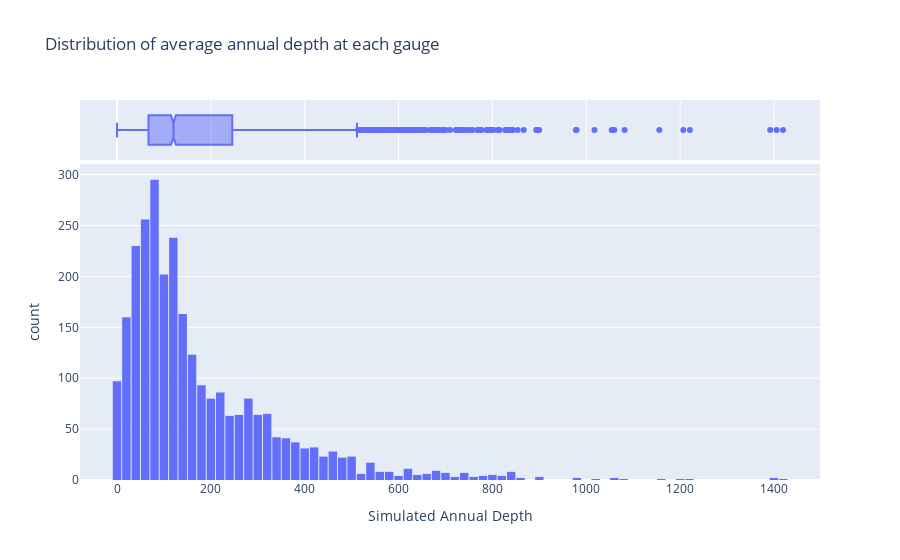

The notebook cell saved with this chart:
### Code cell
import plotly.express as px
fig = px.histogram(df_addy, 
                   x='Simulated Annual Depth', 
                   marginal='box',
                   
                   title='Distribution of average annual depth at each gauge')
fig.update_layout(bargap=0.1)
fig.show()

### Figure 1 — Plotly figure (JSON) as saved in the notebook; plotly's stock layout.template omitted (floating-point values rounded to 4 significant figures; data arrays with more than 128 entries replaced by an {"elided": "..."} marker saying what was removed)
{"data": [{"alignmentgroup": "True", "bingroup": "x", "hovertemplate": "Simulated Annual Depth=%{x}<br>count=%{y}<extra></extra>", "legendgroup": "", "marker": {"color": "#636efa", "pattern": {"shape": ""}}, "name": "", "offsetgroup": "", "orientation": "v", "showlegend": false, "type": "histogram", "x": {"elided": "2770 float values"}, "xaxis": "x", "yaxis": "y"}, {"alignmentgroup": "True", "hovertemplate": "Simulated Annual Depth=%{x}<extra></extra>", "legendgroup": "", "marker": {"color": "#636efa"}, "name": "", "notched": true, "offsetgroup": "", "showlegend": false, "type": "box", "x": {"elided": "2770 float values"}, "xaxis": "x2", "yaxis": "y2"}], "layout": {"bargap": 0.1, "barmode": "relative", "legend": {"tracegroupgap": 0}, "title": {"text": "Distribution of average annual depth at each gauge"}, "xaxis": {"anchor": "y", "domain": [0, 1], "title": {"text": "Simulated Annual Depth"}}, "xaxis2": {"anchor": "y2", "domain": [0, 1], "matches": "x", "showgrid": true, "showticklabels": false}, "yaxis": {"anchor": "x", "domain": [0, 0.8316], "title": {"text": "count"}}, "yaxis2": {"anchor": "x2", "domain": [0.8416, 1], "matches": "y2", "showgrid": false, "showline": false, "showticklabels": false, "ticks": ""}}}
